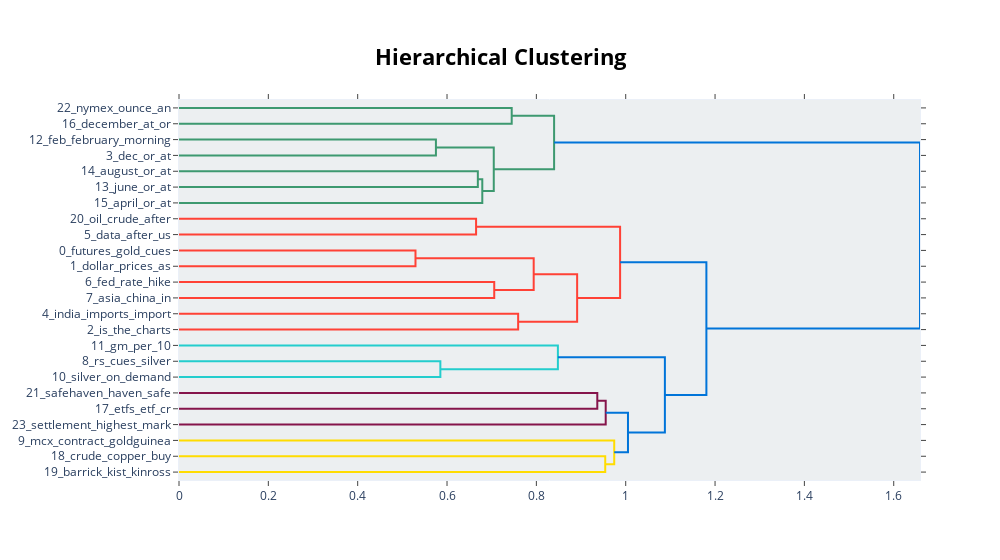

Source (notebook cell):
### Code cell
topic_model.visualize_hierarchy().show()

### Figure 1 — Plotly figure (JSON) as saved in the notebook; plotly's stock layout.template omitted (floating-point values rounded to 4 significant figures)
{"data": [{"hoverinfo": "text", "marker": {"color": "rgb(61,153,112)"}, "mode": "lines", "type": "scatter", "x": [0.0, 0.7448, 0.7448, 0.0], "xaxis": "x", "y": [-5.0, -5.0, -15.0, -15.0], "yaxis": "y"}, {"hoverinfo": "text", "marker": {"color": "rgb(61,153,112)"}, "mode": "lines", "type": "scatter", "x": [0.0, 0.5751, 0.5751, 0.0], "xaxis": "x", "y": [-25.0, -25.0, -35.0, -35.0], "yaxis": "y"}, {"hoverinfo": "text", "marker": {"color": "rgb(61,153,112)"}, "mode": "lines", "type": "scatter", "x": [0.0, 0.669, 0.669, 0.0], "xaxis": "x", "y": [-45.0, -45.0, -55.0, -55.0], "yaxis": "y"}, {"hoverinfo": "text", "marker": {"color": "rgb(61,153,112)"}, "mode": "lines", "type": "scatter", "x": [0.669, 0.6789, 0.6789, 0.0], "xaxis": "x", "y": [-50.0, -50.0, -65.0, -65.0], "yaxis": "y"}, {"hoverinfo": "text", "marker": {"color": "rgb(61,153,112)"}, "mode": "lines", "type": "scatter", "x": [0.5751, 0.7046, 0.7046, 0.6789], "xaxis": "x", "y": [-30.0, -30.0, -57.5, -57.5], "yaxis": "y"}, {"hoverinfo": "text", "marker": {"color": "rgb(61,153,112)"}, "mode": "lines", "type": "scatter", "x": [0.7448, 0.8397, 0.8397, 0.7046], "xaxis": "x", "y": [-10.0, -10.0, -43.75, -43.75], "yaxis": "y"}, {"hoverinfo": "text", "marker": {"color": "rgb(255,65,54)"}, "mode": "lines", "type": "scatter", "x": [0.0, 0.665, 0.665, 0.0], "xaxis": "x", "y": [-75.0, -75.0, -85.0, -85.0], "yaxis": "y"}, {"hoverinfo": "text", "marker": {"color": "rgb(255,65,54)"}, "mode": "lines", "type": "scatter", "x": [0.0, 0.5294, 0.5294, 0.0], "xaxis": "x", "y": [-95.0, -95.0, -105.0, -105.0], "yaxis": "y"}, {"hoverinfo": "text", "marker": {"color": "rgb(255,65,54)"}, "mode": "lines", "type": "scatter", "x": [0.0, 0.7057, 0.7057, 0.0], "xaxis": "x", "y": [-115.0, -115.0, -125.0, -125.0], "yaxis": "y"}, {"hoverinfo": "text", "marker": {"color": "rgb(255,65,54)"}, "mode": "lines", "type": "scatter", "x": [0.5294, 0.794, 0.794, 0.7057], "xaxis": "x", "y": [-100.0, -100.0, -120.0, -120.0], "yaxis": "y"}, {"hoverinfo": "text", "marker": {"color": "rgb(255,65,54)"}, "mode": "lines", "type": "scatter", "x": [0.0, 0.7592, 0.7592, 0.0], "xaxis": "x", "y": [-135.0, -135.0, -145.0, -145.0], "yaxis": "y"}, {"hoverinfo": "text", "marker": {"color": "rgb(255,65,54)"}, "mode": "lines", "type": "scatter", "x": [0.794, 0.8913, 0.8913, 0.7592], "xaxis": "x", "y": [-110.0, -110.0, -140.0, -140.0], "yaxis": "y"}, {"hoverinfo": "text", "marker": {"color": "rgb(255,65,54)"}, "mode": "lines", "type": "scatter", "x": [0.665, 0.9874, 0.9874, 0.8913], "xaxis": "x", "y": [-80.0, -80.0, -125.0, -125.0], "yaxis": "y"}, {"hoverinfo": "text", "marker": {"color": "rgb(35,205,205)"}, "mode": "lines", "type": "scatter", "x": [0.0, 0.5851, 0.5851, 0.0], "xaxis": "x", "y": [-165.0, -165.0, -175.0, -175.0], "yaxis": "y"}, {"hoverinfo": "text", "marker": {"color": "rgb(35,205,205)"}, "mode": "lines", "type": "scatter", "x": [0.0, 0.8482, 0.8482, 0.5851], "xaxis": "x", "y": [-155.0, -155.0, -170.0, -170.0], "yaxis": "y"}, {"hoverinfo": "text", "marker": {"color": "rgb(133,20,75)"}, "mode": "lines", "type": "scatter", "x": [0.0, 0.9364, 0.9364, 0.0], "xaxis": "x", "y": [-185.0, -185.0, -195.0, -195.0], "yaxis": "y"}, {"hoverinfo": "text", "marker": {"color": "rgb(133,20,75)"}, "mode": "lines", "type": "scatter", "x": [0.9364, 0.9552, 0.9552, 0.0], "xaxis": "x", "y": [-190.0, -190.0, -205.0, -205.0], "yaxis": "y"}, {"hoverinfo": "text", "marker": {"color": "rgb(255,220,0)"}, "mode": "lines", "type": "scatter", "x": [0.0, 0.9542, 0.9542, 0.0], "xaxis": "x", "y": [-225.0, -225.0, -235.0, -235.0], "yaxis": "y"}, {"hoverinfo": "text", "marker": {"color": "rgb(255,220,0)"}, "mode": "lines", "type": "scatter", "x": [0.0, 0.9743, 0.9743, 0.9542], "xaxis": "x", "y": [-215.0, -215.0, -230.0, -230.0], "yaxis": "y"}, {"hoverinfo": "text", "marker": {"color": "rgb(0,116,217)"}, "mode": "lines", "type": "scatter", "x": [0.9552, 1.005, 1.005, 0.9743], "xaxis": "x", "y": [-197.5, -197.5, -222.5, -222.5], "yaxis": "y"}, {"hoverinfo": "text", "marker": {"color": "rgb(0,116,217)"}, "mode": "lines", "type": "scatter", "x": [0.8482, 1.088, 1.088, 1.005], "xaxis": "x", "y": [-162.5, -162.5, -210.0, -210.0], "yaxis": "y"}, {"hoverinfo": "text", "marker": {"color": "rgb(0,116,217)"}, "mode": "lines", "type": "scatter", "x": [0.9874, 1.181, 1.181, 1.088], "xaxis": "x", "y": [-102.5, -102.5, -186.2, -186.2], "yaxis": "y"}, {"hoverinfo": "text", "marker": {"color": "rgb(0,116,217)"}, "mode": "lines", "type": "scatter", "x": [0.8397, 1.659, 1.659, 1.181], "xaxis": "x", "y": [-26.88, -26.88, -144.4, -144.4], "yaxis": "y"}], "layout": {"autosize": false, "height": 560, "hoverlabel": {"bgcolor": "white", "font": {"family": "Rockwell", "size": 16}}, "hovermode": "closest", "plot_bgcolor": "#ECEFF1", "showlegend": false, "title": {"font": {"color": "Black", "size": 22}, "text": "<b>Hierarchical Clustering</b>", "x": 0.5, "xanchor": "center", "yanchor": "top"}, "width": 1000, "xaxis": {"mirror": "allticks", "rangemode": "tozero", "showgrid": false, "showline": true, "showticklabels": true, "ticks": "outside", "type": "linear", "zeroline": false}, "yaxis": {"mirror": "allticks", "range": [-240, 0], "rangemode": "tozero", "showgrid": false, "showline": true, "showticklabels": true, "tickmode": "array", "ticks": "outside", "ticktext": ["22_nymex_ounce_an", "16_december_at_or", "12_feb_february_morning", "3_dec_or_at", "14_august_or_at", "13_june_or_at", "15_april_or_at", "20_oil_crude_after", "5_data_after_us", "0_futures_gold_cues", "1_dollar_prices_as", "6_fed_rate_hike", "7_asia_china_in", "4_india_imports_import", "2_is_the_charts", "11_gm_per_10", "8_rs_cues_silver", "10_silver_on_demand", "21_safehaven_haven_safe", "17_etfs_etf_cr", "23_settlement_highest_mark", "9_mcx_contract_goldguinea", "18_crude_copper_buy", "19_barrick_kist_kinross"], "tickvals": [-5, -15, -25, -35, -45, -55, -65, -75, -85, -95, -105, -115, -125, -135, -145, -155, -165, -175, -185, -195, -205, -215, -225, -235], "type": "linear", "zeroline": false}}}
